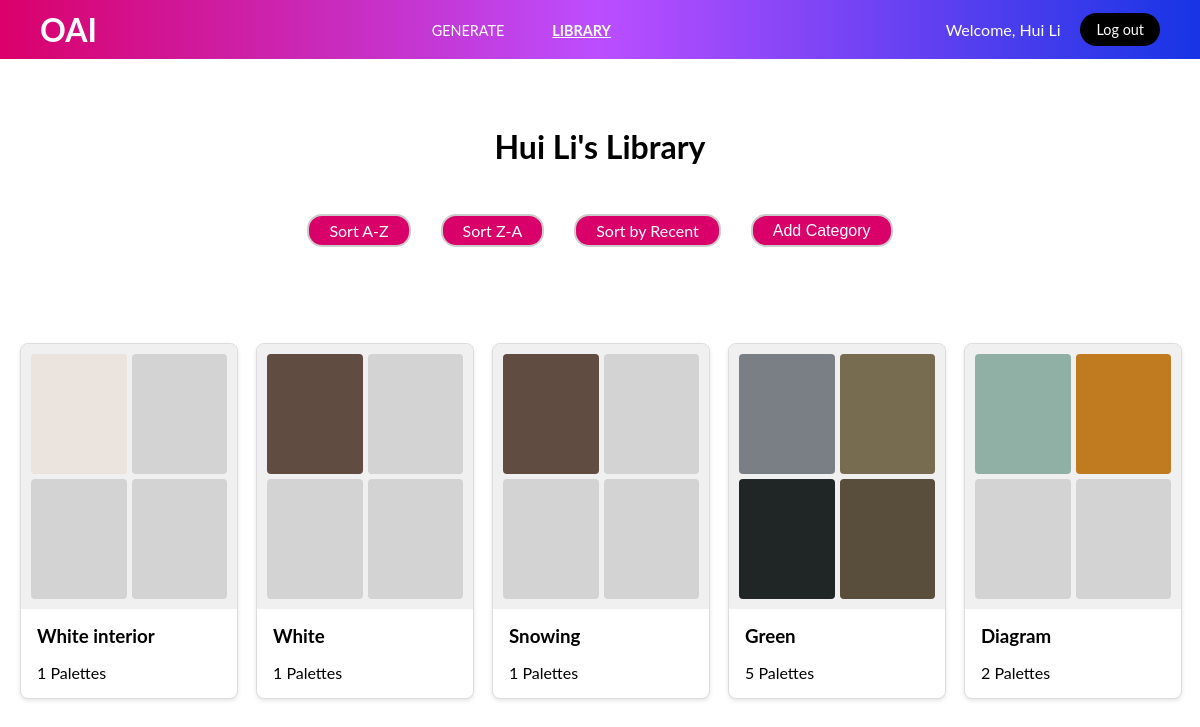
Page /library?sort=name_desc (signed in) on the committed database.
### tables this page shows
CREATE TABLE palettes (
    id INTEGER PRIMARY KEY AUTOINCREMENT,
    image_path TEXT NOT NULL,
    category_id INTEGER NOT NULL,
    colors TEXT NOT NULL,
timestamp DATETIME DEFAULT CURRENT_TIMESTAMP,
FOREIGN KEY (category_id) REFERENCES categories(id)
);

CREATE TABLE categories (
    id INTEGER PRIMARY KEY AUTOINCREMENT,
    name TEXT UNIQUE NOT NULL
);

### app.py (the view)
@app.route('/library')
@login_required
def library():
    sort_by = request.args.get('sort', 'name_asc')  # Default to A-Z sorting
    if sort_by == 'name_asc':
        order_by = "c.name ASC"
    elif sort_by == 'name_desc':
        order_by = "c.name DESC"
    elif sort_by == 'recent':
        order_by = "MAX(p.timestamp) DESC"
    else:
        order_by = "c.name ASC"  # Fallback to A-Z sorting
    categories = db.execute(f"""
        SELECT c.id, c.name, COUNT(p.id) AS palette_count,
               MAX(p.timestamp) AS latest_palette
        FROM categories c
        LEFT JOIN palettes p ON c.id = p.category_id
        GROUP BY c.id, c.name
        ORDER BY {order_by}
    """)
    for category in categories:
        category['palettes'] = db.execute("SELECT * FROM palettes WHERE category_id = ? LIMIT 4", category['id'])
    return render_template('library.html', categories=categories)

### app.py (called while the page is built)
@app.before_request
def load_logged_in_user():
    g.username = session.get("user_name")

### helpers.py (called while the page is built)
def login_required(f):
    @wraps(f)
    def decorated_function(*args, **kwargs):
        if "user_id" not in session:
            flash("Please log in to access this page.")
            return redirect(url_for('login'))
        return f(*args, **kwargs)
    return decorated_function

### templates/library.html (shortened to what this page needs)
{% extends "layout.html" %}
{% block content %}
<link rel="stylesheet" href="{{ url_for('static', filename='css/library.css') }}">
<section class="library-page">
    <header class="library-header">
        <h1>{{ g.username }}'s Library</h1>
        <div class="button-section">
            <a href="{{ url_for('library', sort='name_asc') }}" class="action-button">Sort A-Z</a>
            <a href="{{ url_for('library', sort='name_desc') }}" class="action-button">Sort Z-A</a>
            <a href="{{ url_for('library', sort='recent') }}" class="action-button">Sort by Recent</a>
            <button id="add-category" class="action-button">Add Category</button>
        </div>
    </header>
    <div class="library-grid">
        {% for category in categories %}
        <div class="library-item" data-category-id="{{ category.id }}">
            <a href="{{ url_for('category_page', category_name=category.name) }}" class="library-item-link">
                <div class="image-grid">
                    {% for palette in category.palettes %}
                    <div class="image-placeholder">
                        <img src="{{ url_for('static', filename=palette.image_path) }}" alt="Palette Image">
                    </div>
                    {% endfor %}
                    {% for _ in range(4 - category.palettes|length) %}
                    <div class="image-placeholder empty-placeholder"></div>
                    {% endfor %}
                </div>
                <div class="category-details">
                    <h3 class="category-name">{{ category.name }}</h3>
                    <p class="palette-count">{{ category.palette_count }} Palettes</p>
                </div>
            </a>
        </div>
        {% endfor %}
    </div>
</section>
{% endblock %}

### static/css/layout.css (style rules this page uses)
:root { --p: #da006a; --b: #1635e5; --dark: #000; --white: #ffffff; --light: #ccc; --gray: #696969; }
body, html { margin: 0; padding: 0; height: 100%; width: 100%; font-family: 'Lato', sans-serif; display: flex; flex-direction: column; }
.button-section { display: flex; justify-content: center; gap: 30px; margin-bottom: 3rem; }
.action-button { padding: 5px 20px; font-size: 16px; border: 2px solid var(--light); border-radius: 15px; background-color: var(--p); color: var(--white); cursor: pointer; transition: background-color 0.3s ease, color 0.3s ease; text-decoration: none; box-sizing: border-box; }

### static/css/library.css (style rules this page uses)
.library-page { padding: 20px; font-family: 'Lato', sans-serif; }
.library-header { display: flex; flex-direction: column; justify-content: space-between; align-items: center; margin-bottom: 3rem; }
.library-header h1 { font-size: 2rem; margin: 3rem 2rem; }
.library-grid { display: grid; grid-template-columns: repeat(auto-fill, minmax(200px, 1fr)); gap: 20px; }
.library-item { position: relative; display: flex; flex-direction: column; width: 100%; border: 1px solid #ddd; border-radius: 8px; overflow: hidden; background-color: #fff; box-shadow: 0 2px 4px rgba(0, 0, 0, 0.1); }
.library-item-link { text-decoration: none; color: inherit; }
.library-item-link h3, .library-item-link p { margin: 1rem; }
.image-grid { display: grid; grid-template-columns: repeat(2, 1fr); grid-template-rows: repeat(2, 120px); gap: 5px; padding: 10px; background-color: #f0f0f0; }
.image-placeholder { position: relative; width: 100%; height: 100%; background-color: #eaeaea; display: flex; justify-content: center; align-items: center; border-radius: 4px; overflow: hidden; }
.image-placeholder img { width: 100%; height: 100%; object-fit: cover; }
.empty-placeholder { width: 100%; height: 100%; background-color: #d3d3d3; display: flex; justify-content: center; align-items: center; }

### rows in the picture
categories: name "White interior", palette_count "1"
palettes: image_path (picture)
categories: name "White", palette_count "1"
palettes: image_path (picture)
categories: name "Snowing", palette_count "1"
palettes: image_path (picture)
categories: name "Green", palette_count "5"
palettes: image_path (picture)
palettes: image_path (picture)
palettes: image_path (picture)
palettes: image_path (picture)
categories: name "Diagram", palette_count "2"
palettes: image_path (picture)
palettes: image_path (picture)

### other values in the picture
{{ g.username }} "Hui Li"
